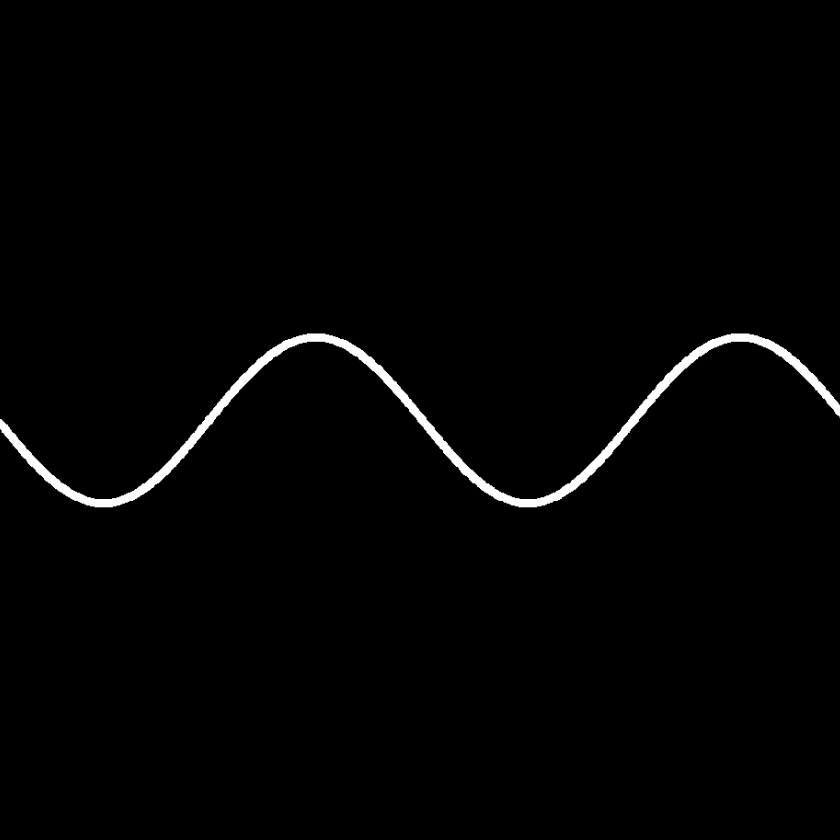
#> input picture pic/stringline_padded.png, 840 x 840 px, found by its file name
$ python hologram_acquisition.py
#> lines starting #> are read from the running program, lines starting #| are printed output that depends on the picture
import numpy as np
import matplotlib.pyplot as plt
from numpy.fft import fft2, ifft2, fftshift, ifftshift
from PIL import Image

def load_and_normalize_image(filepath):
    # Load the image
    image = Image.open(filepath).convert('L')  # Convert to grayscale
    # Convert image to a NumPy array
    grayscale_data = np.array(image, dtype=np.float32)
    # Normalize the grayscale data to [0, 1]
    normalized_data = (grayscale_data - grayscale_data.min()) / (grayscale_data.max() - grayscale_data.min())
    return normalized_data

def plot_image(field, title):
    """
    :param field: the field to be plotted
    :param title: the title of the plot
    """
#> called with title = 'object'
    data = field.astype(np.float32)
    mn, mx = data.min(), data.max()
#> mn = 0; mx = 1
    eps = 1e-12
    data = (data - mn) / (mx - mn + eps)
    plt.figure(figsize=(6,6))
    im = plt.imshow(data, cmap='gray', vmin=0, vmax=1)
    plt.colorbar(im, label="Normalized value")
    plt.title(title); plt.axis('off'); plt.show()

def Transfer_function(W, H, distance, wavelength, pixelSize, numPixels):
    """
    :param W: axis 1
    :param H: axis 2
    :param distance: the propagation distance
    :param wavelength: the illumination's wavelength
    :param pixelSize: the pixel size
    :param numPixels: the number of pixels on W and H
    :return: the transfer function
    """
    FX = W / (pixelSize * numPixels) # Frequency coordination
    FY = H / (pixelSize * numPixels)
    k = 2 * np.pi / wavelength # Wave number
    arg = 1 - (wavelength ** 2) * (FX ** 2 + FY ** 2)
    sq = np.where(arg >= 0, np.sqrt(arg), 0.0)
    H = np.exp(1j * k * distance * sq)
    H[arg < 0] = 0
    return H

def angular_spectrum_method(W, H, distance, wavelength, field, pixelSize, numPixels):
    """
    :param W: axis 1
    :param H: axis 2
    :param distance: the propagation distance
    :param field: the field at the intial position
    :param pixelSize: the pixel size
    :param numPixels: the number of pixels on W and H
    :return: the field after propagation
    """
    GT = fftshift(fft2(ifftshift(field))) # Angular spectrum: Fourier transforming the initial field
    transfer = Transfer_function(W, H, distance, wavelength, pixelSize, numPixels) # Calculate the transfer function
    gt_prime = fftshift(ifft2(ifftshift(GT * transfer))) # Inverse Fourier transform on: transfer function * angular spectrum
    return gt_prime

object = load_and_normalize_image("/Users/wangmusi/Documents/GitHub/LIHM/pic/stringline_padded.png") # Read the sample
plot_image(object,"object") # Plot the object
numPixels = 840 # number of pixels on each axis of the sensor
pitch_size = 0.4e-6 # sensor's pitch distance; unit: meter
z2 = 1e-3 # the sample-sensor distance; unit: meter
wavelength = 525e-9
region_length = numPixels * pitch_size # Length of sensor
# Define the sensor grid
x = np.arange(numPixels) - numPixels / 2 - 1
y = np.arange(numPixels) - numPixels / 2 - 1
W, H = np.meshgrid(x, y)
# Define the sample property
am = np.exp(-1.6 * object)
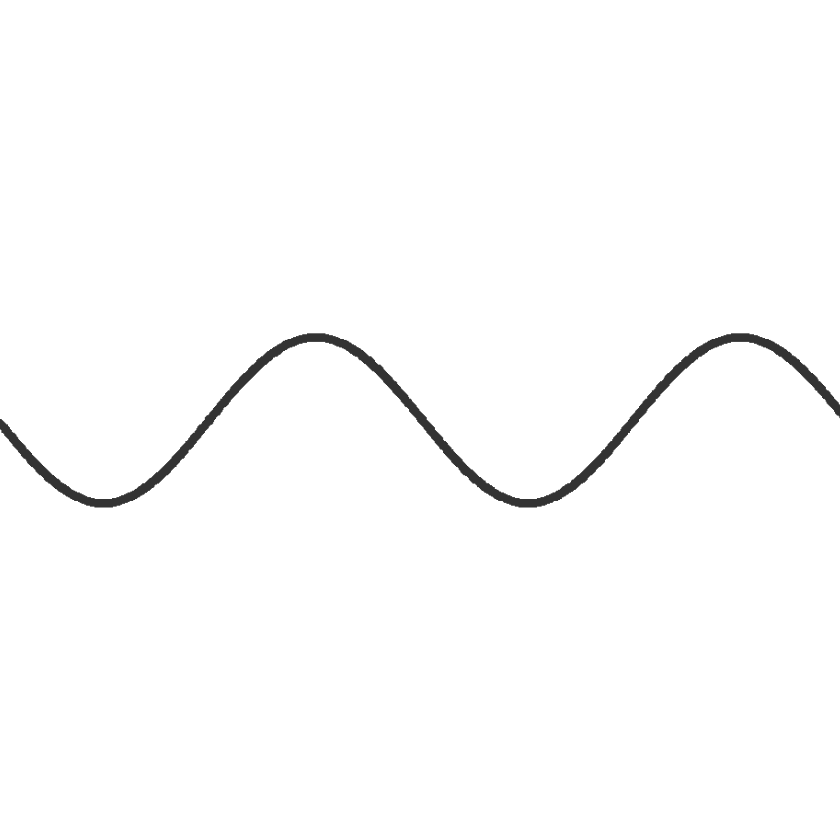
#> am: shape (840, 840) float32; min 0.202, max 1, mean 0.989
ph0 = 3
ph = ph0 * object
field_after_object = am * np.exp(1j * ph)
am_field_after_object = np.abs(field_after_object)
plot_image(am_field_after_object, "Sample field") # Plot the field after sample
# Acquire the hologram
hologram_field = angular_spectrum_method(W, H, z2,wavelength, field_after_object, pitch_size, numPixels)
#> in Transfer_function, `FX = W / (pixelSize * numPixels)`:
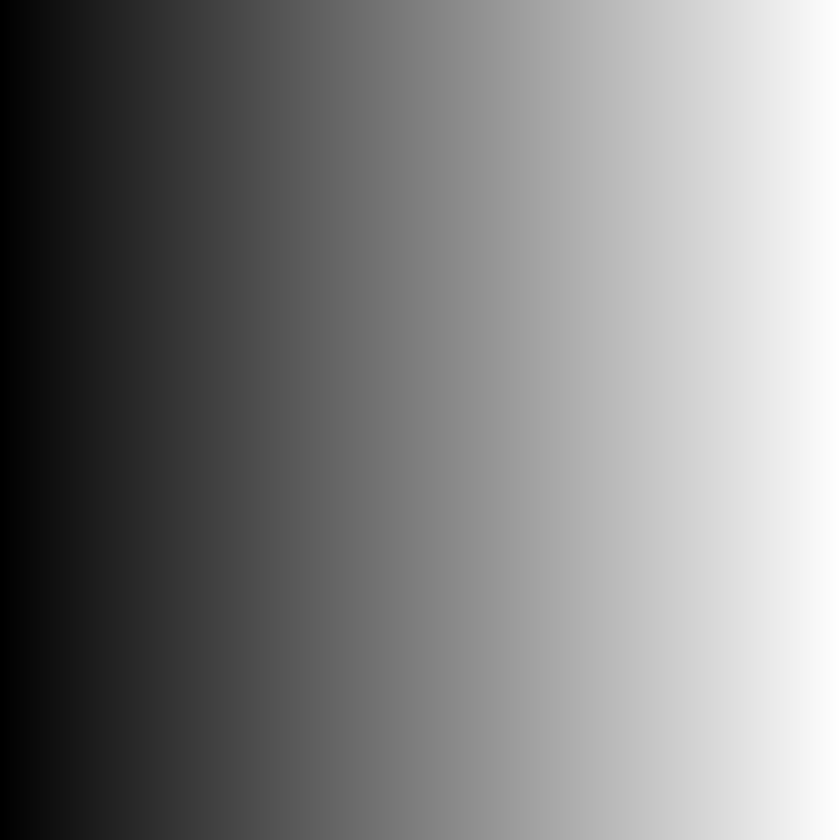
#> FX: shape (840, 840) float64; min -1252976.2, max 1244047.6, mean -4464.3; drawn with min black and max white
#> in Transfer_function, `FY = H / (pixelSize * numPixels)`:
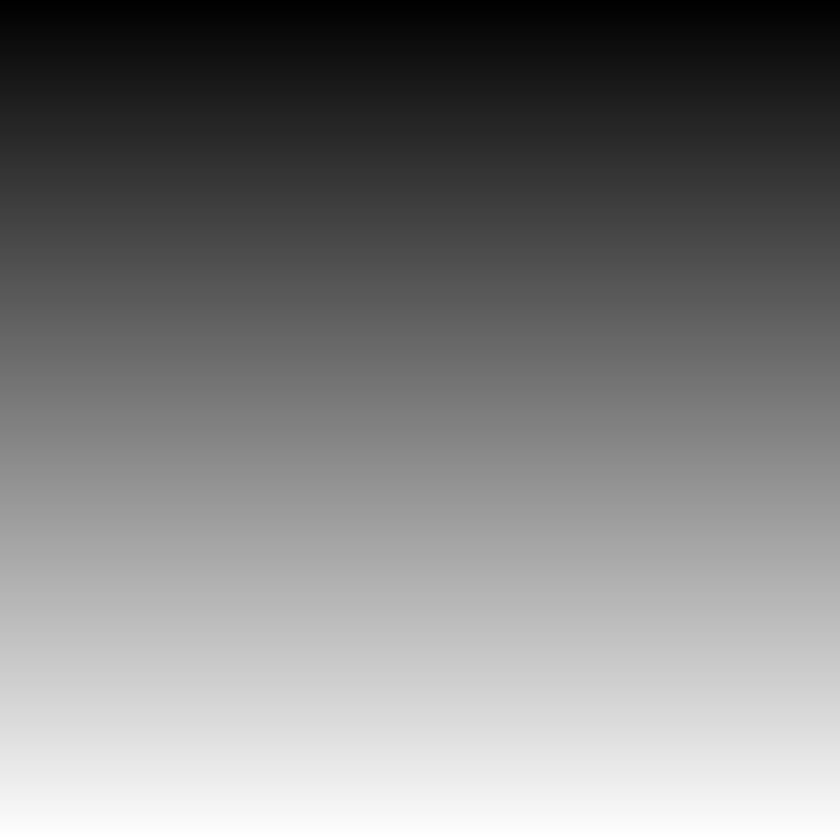
#> FY: shape (840, 840) float64; min -1252976.2, max 1244047.6, mean -4464.3; drawn with min black and max white
#> in Transfer_function, `arg = 1 - (wavelength ** 2) * (FX ** 2 + FY ** 2)`:
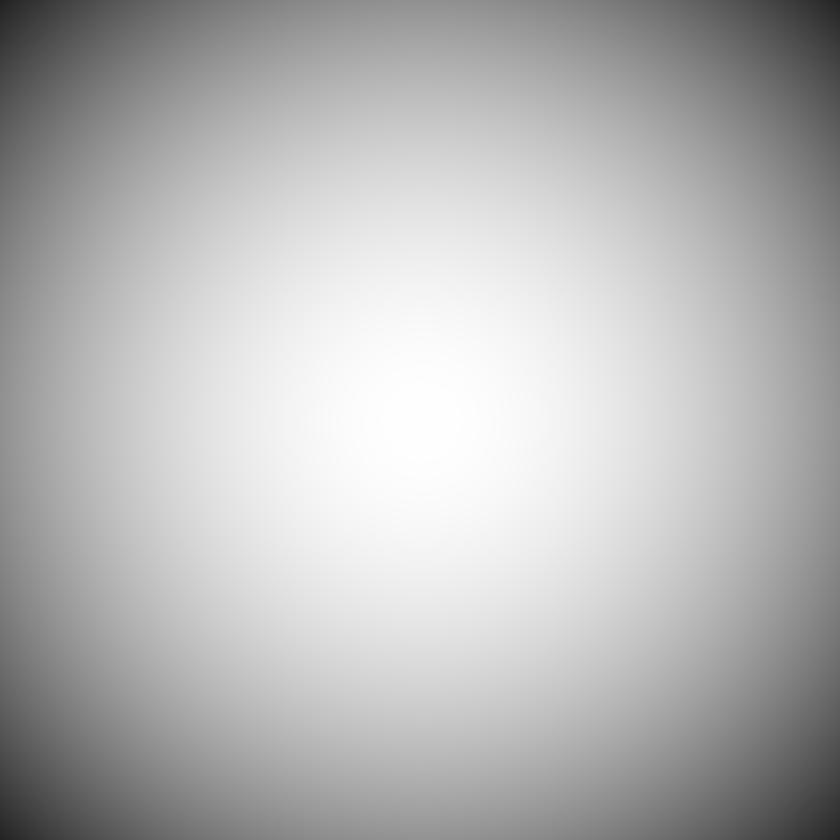
#> arg: shape (840, 840) float64; min 0.135, max 1, mean 0.713
#> in Transfer_function, `sq = np.where(arg >= 0, np.sqrt(arg), 0.0)`:
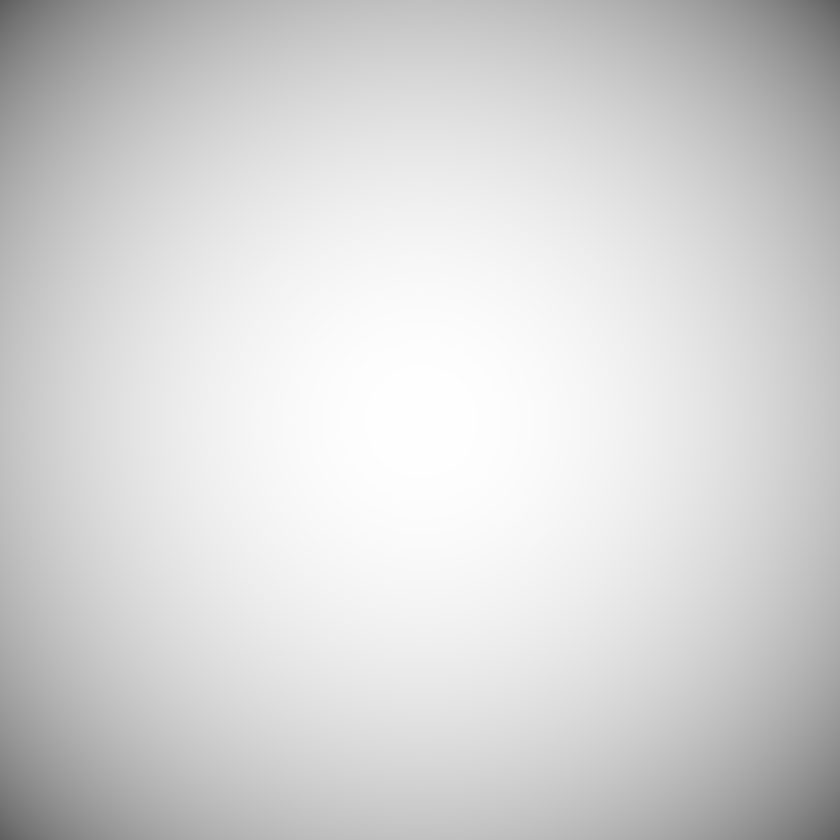
#> sq: shape (840, 840) float64; min 0.367, max 1, mean 0.837
hologram_amplitude = np.abs(hologram_field)
plot_image(hologram_field,  "Hologram field")
#> call 3 of plot_image, with field = array of shape (840, 840), title = 'Hologram field'
#> in plot_image (call 3), `data = field.astype(np.float32)`:
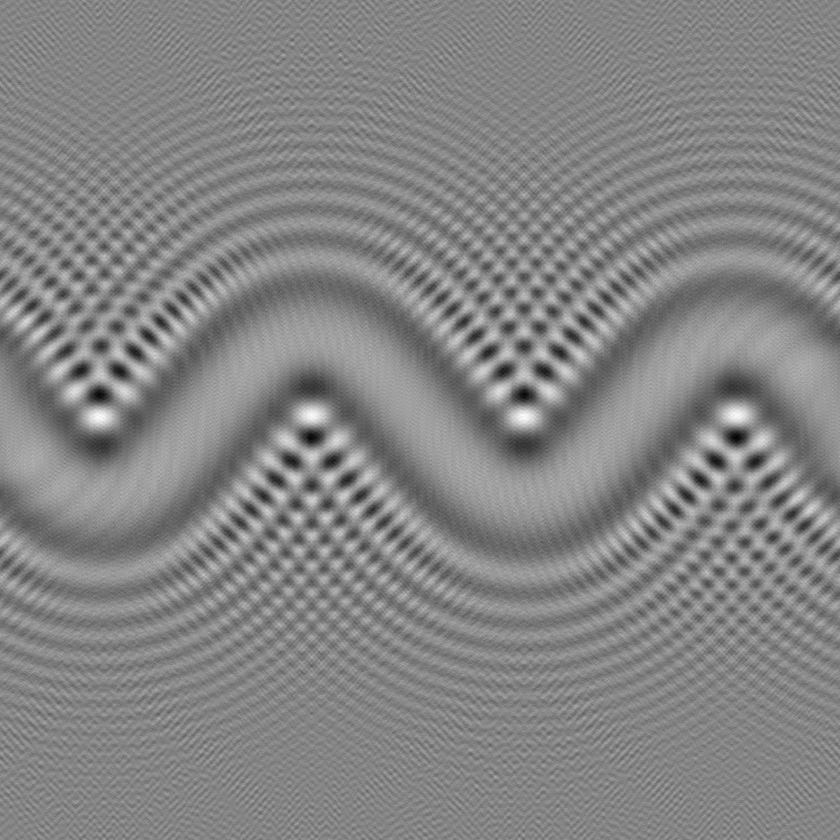
#> data: shape (840, 840) float32; min -0.579, max 0.624, mean 0.0462; drawn with min black and max white
#> in plot_image (call 3), `mn, mx = data.min(), data.max()`: mn = -0.579; mx = 0.624
#> in plot_image (call 3), `plt.title(title)`:
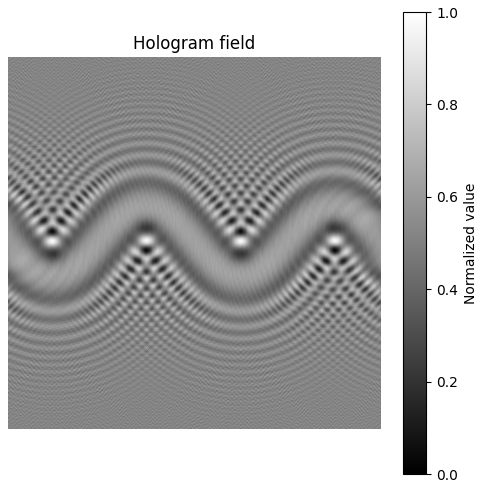
#> figure drawn by matplotlib, 2 panels

image = angular_spectrum_method(W, H, -z2,wavelength, hologram_field, pitch_size, numPixels)
plot_image(image, "rec field")
